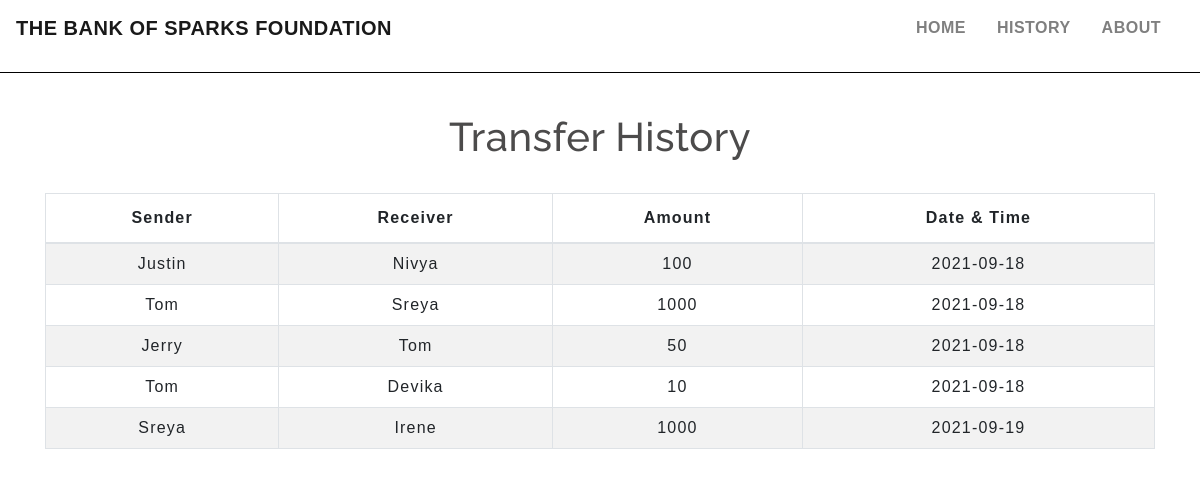
The page /transactionhistory.php on the database its author committed.
### tables this page shows
CREATE TABLE `transaction` (
  `sno` int(5) NOT NULL,
  `sender` text NOT NULL,
  `receiver` text NOT NULL,
  `balance` int(9) NOT NULL,
  `datetime` date NOT NULL DEFAULT current_timestamp()
);

### transactionhistory.php (the view, shortened to what this page needs)
<!DOCTYPE html>
<html lang="en">
<head>
    <link rel="stylesheet" href="https://stackpath.bootstrapcdn.com/bootstrap/4.5.2/css/bootstrap.min.css">
    <link rel="stylesheet" type="text/css" href="table.css">
    <link rel="stylesheet" type="text/css" href="navbar.css">
</head>
<body>
<?php
  include 'navbar.php';
?>
	<div class="container">
        <h2 class="text-center pt-4">Transfer History</h2>
       <br>
       <div class="table-responsive-sm">
    <table class="table table-hover table-striped table-condensed table-bordered " >
        <thead>
            <tr>
                <th class="text-center">Sender</th>
                <th class="text-center">Receiver</th>
                <th class="text-center">Amount</th>
                <th class="text-center">Date & Time</th>
            </tr>
        </thead>
        <tbody>
        <?php
            include 'config.php';
            $sql ="SELECT * FROM transaction";
            $query =mysqli_query($conn , $sql);
            while($rows = mysqli_fetch_assoc($query))
            {
        ?>
            <tr>
            <td class="py-2"><?php echo $rows['sender']; ?></td>
            <td class="py-2"><?php echo $rows['receiver']; ?></td>
            <td class="py-2"><?php echo $rows['balance']; ?> </td>
            <td class="py-2"><?php echo $rows['datetime']; ?> </td>
        <?php
            }
        ?>
        </tbody>
    </table>
    </div>
</div>
</body>
</html>

### css/table.css (style rules this page uses)
* { padding: 0; margin: 0; box-sizing: border-box; font-family: sans-serif; }
h2 { font-size: 40px; }
table { letter-spacing: 1.2px; }
td { text-align: center; }

### css/navbar.css (style rules this page uses)
h2 { color: #4C4B4B; letter-spacing: 0.5px; font-family: raleway; }

### transactionhistory.php (style rules this page uses)
body { background-image:url("img/img1.jpg") ; position: center; background-size:cover; height:100vh; }

### rows shown on the page
transaction: sender "Justin", receiver "Nivya", balance "100", datetime "2021-09-18"
transaction: sender "Tom", receiver "Sreya", balance "1000", datetime "2021-09-18"
transaction: sender "Jerry", receiver "Tom", balance "50", datetime "2021-09-18"
transaction: sender "Tom", receiver "Devika", balance "10", datetime "2021-09-18"
transaction: sender "Sreya", receiver "Irene", balance "1000", datetime "2021-09-19"
